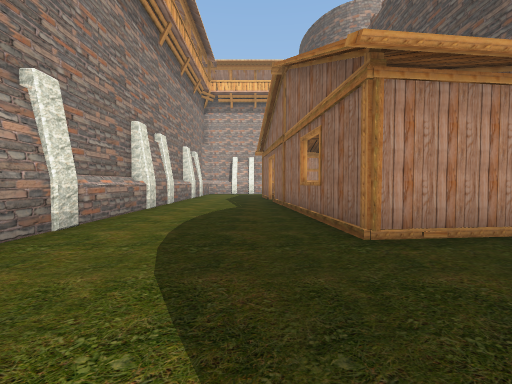
View 1 (above)

24 first-person views from a walk through a Unity game level. The camera is 1.3 m above the floor, tilts 2° down and sees 90° across. Doors are open. The floor is counted in squares, 2 m on a side. Each view is taken from the middle of a square. On the plan, view 1 faces up. The plan holds only what a view shows up to about 9 squares ahead; the rest is blank. The place goes on beyond the plan. The player character is not drawn. Some surface patterns are stand-ins.

View 2
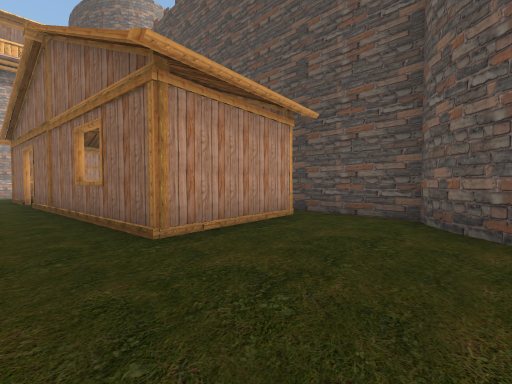

View 3
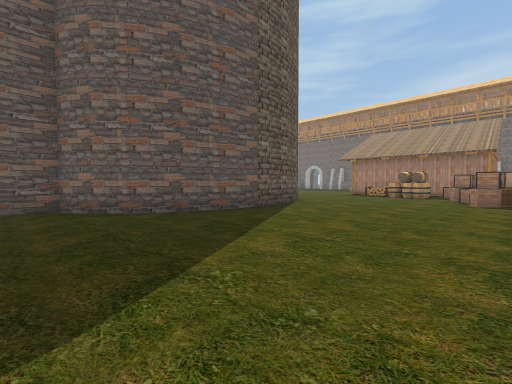

View 4
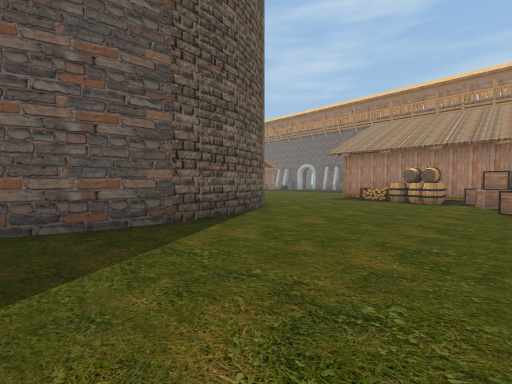

View 5
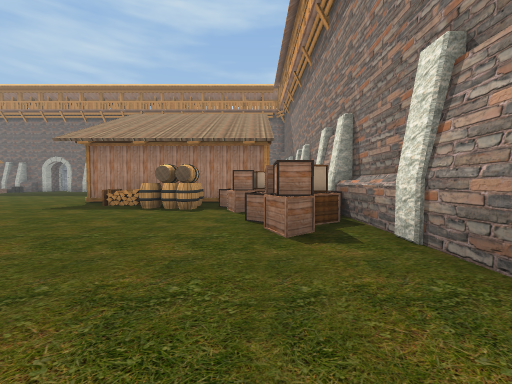

View 6
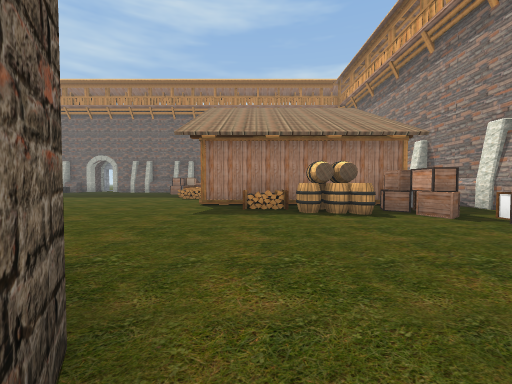

View 7
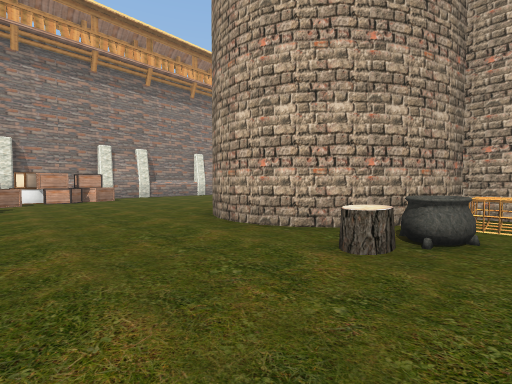

View 8
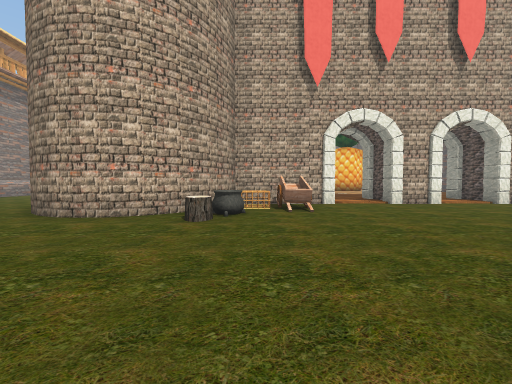

View 9
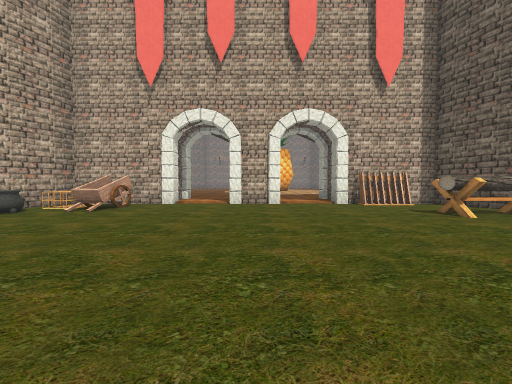

View 10
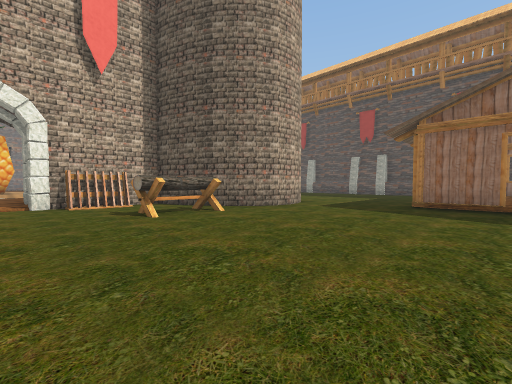

View 11
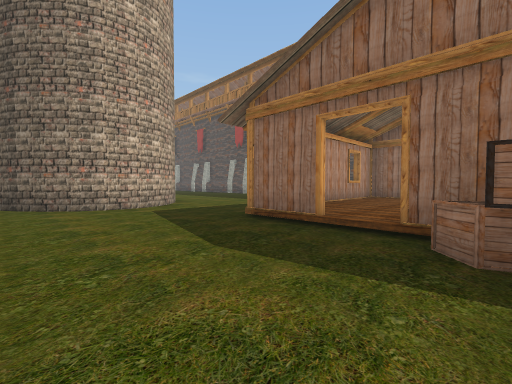

View 12
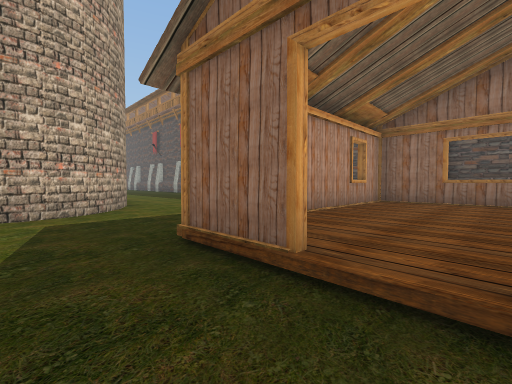

View 13
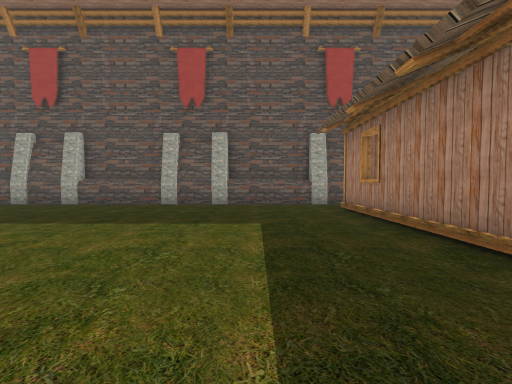

View 14
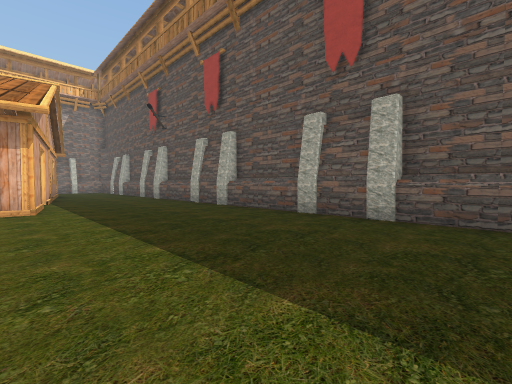

View 15
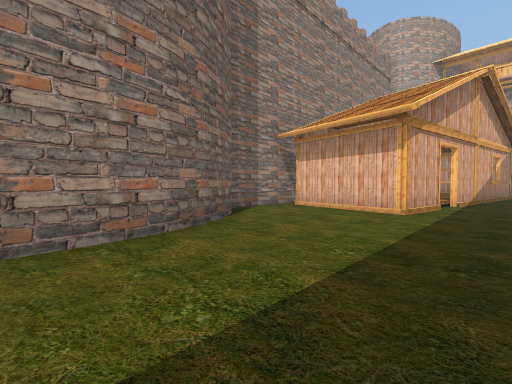

View 16
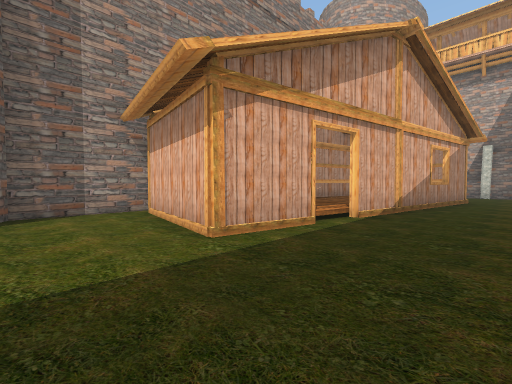

View 17
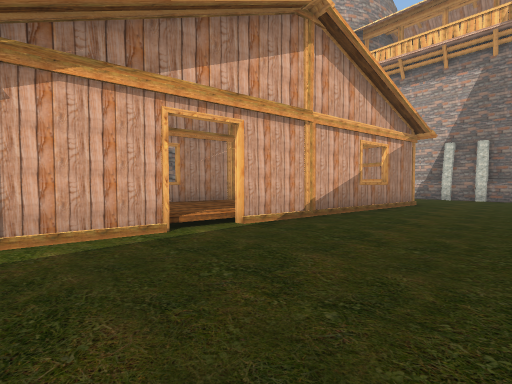

View 18
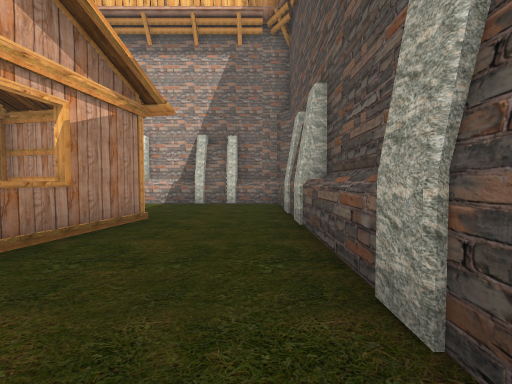

View 19
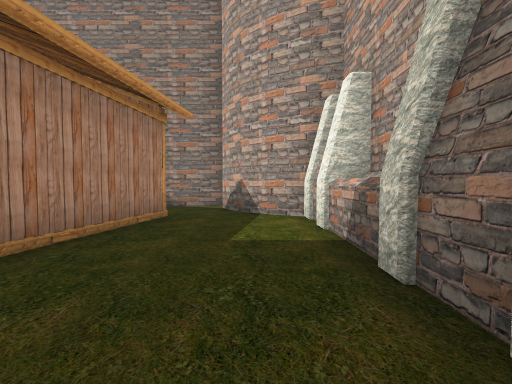

View 20
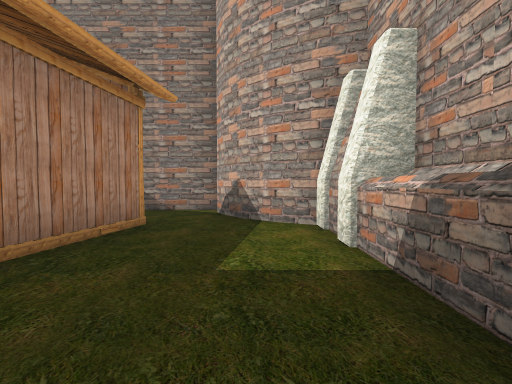

View 21
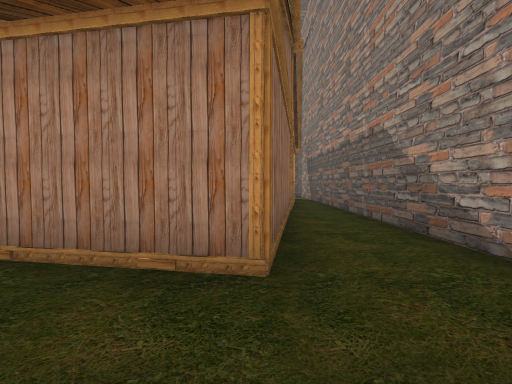

View 22
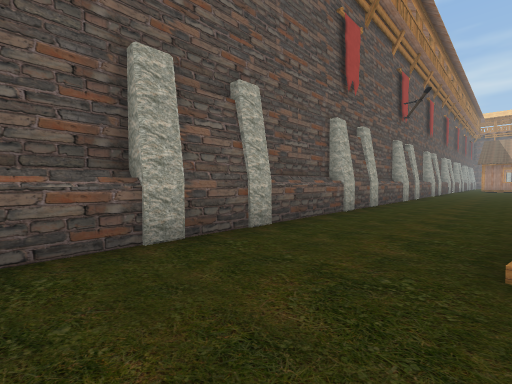

View 23
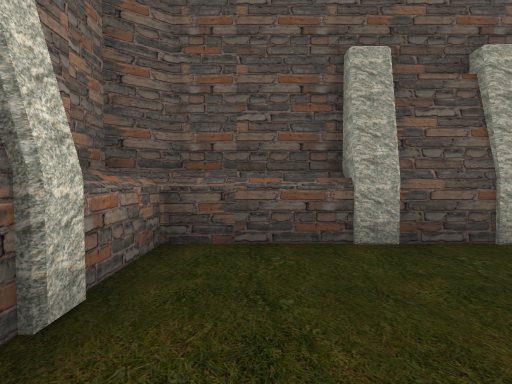

View 24
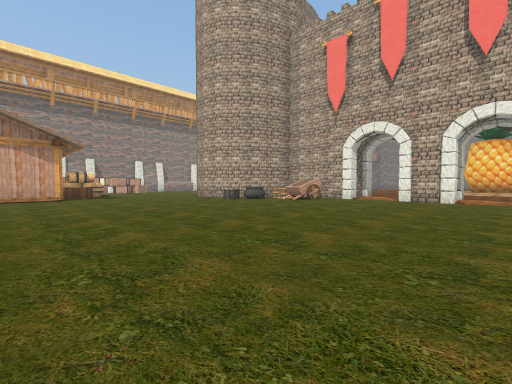

### Floor plan
Key: @ floor where view 1 was taken; # wall or solid block; . main floor; : floor 0.25 m higher than the main floor; ^ raised ledge; H house; B barrel; C cage; A cauldron; W wagon; R rack; O other object.
Columns run from 3 left of view 1 to 31 right of it. Each row starts with its distance up from view 1.
 16                              ######
 15                            ###^##^#
 14                           ##......#
 13                          ##.......#
 12    HH                    #..HHHH..#
 11    HH                    #..H  H..#
 10    .H                    #..H  H..#
  9 #...H                    #.H  H...#
  8 #...H                    #.H  H...#
  7 #...H                    #.H  H...#
  6 #...H  H                 #.H :H...#
  5 #...H  H                 #.H :....#
  4 #...H  H#                #.H #H...#
  3 #...HHHH#                #.HHH....#
  2  .......#                #........#
  1  .......#                ##.......#
  0  ..@...##                 ##......#
 -1  ......#                   #......#
 -2  .....##          ..#      ##.....#
 -3  .....#        .. ..#       #.....#
 -4  .....##   ###O..#..OR##     .....#
 -5  ......#  ##CW.........##  #......#
 -6 #......####A.W..........# ##......#
 -7 #OO.....##.A.........OO.###.......#
 -8 #O................................#
 -9 #OO...............................#
-10 #OOO.......................HHHHHH.#
-11 # OOBB.....................H    H #
-12 # HHBBHH...................H    H #
-13 # H    :H...........   ....H    H #
-14   H     H...........   ...OH

Positions as (right, up) in squares from view 1, and headings:
1: (0, 0), facing up
2: (0, 0), facing up-right
3: (-2, 2), facing down-right
4: (-1, -1), facing down-right
5: (-1, -4), facing down
6: (3, -5), facing down
7: (9, -10), facing up-left
8: (9, -12), facing up
9: (14, -12), facing up
10: (16, -12), facing up-right
11: (20, -14), facing up-right
12: (22, -13), facing up-right
13: (23, -8), facing right
14: (26, -4), facing up-right
15: (28, -3), facing up-left
16: (29, 1), facing up-left
17: (30, 3), facing up-left
18: (30, 7), facing up
19: (30, 14), facing left
20: (29, 14), facing left
21: (25, 14), facing down
22: (28, 14), facing down-right
23: (28, 14), facing right
24: (16, -14), facing up-left
